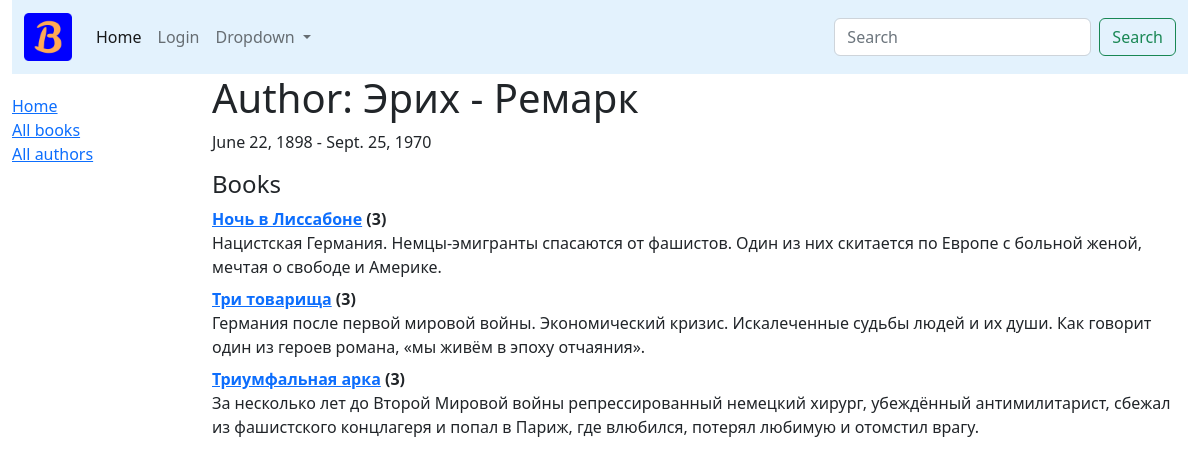
The page /author/6/ on the database its author committed.
### catalogue/models.py (models this page shows, shortened)
class Author(models.Model):
    first_name = models.CharField(max_length=50)
    last_name = models.CharField(max_length=50)
    date_of_birth = models.DateField(null=True, blank=True)
    date_of_death = models.DateField('Died', null=True, blank=True)
    class Meta:
        ordering = ['last_name', 'first_name']
    def __str__(self):
        return f'{self.first_name} - {self.last_name}'

class Book(models.Model):
    title = models.CharField(max_length=100)
    author = models.ForeignKey('Author', on_delete=models.SET_NULL, null=True)
    summary = models.TextField(max_length=250, help_text='Brief Description')
    isbn = models.CharField('ISBN', max_length=13, help_text='13 characters long')
    genre = models.ManyToManyField(Genre, help_text='select a Genre')
    language = models.ForeignKey('Language', on_delete=models.SET_NULL, null=True)
    class Meta:
        ordering = ['title']
    def __str__(self):
        return self.title
    def display_genre(self):
        return ', '.join([genre.name for genre in self.genre.all()[:3]])
    display_genre.short_description = 'Genre'

### catalogue/views.py (the view)
# urls.py: path('author/<int:pk>/', views.AuthorDetailView.as_view(), name='author-detail'),
class AuthorDetailView(DetailView):
    model = Author

### templates/catalogue/author_detail.html (shortened to what this page needs)
{% extends '_base.html' %}
{% block content %}
<h1>Author: {{ author }}</h1>
<p>{{ author.date_of_birth }} - {% if author.date_of_death %}
                                    {{ author.date_of_death }}
                                {% endif %}
</p>
<div class="mx-20, mt-20">
    <h4>Books</h4>
    <dl>
        {% for book in author.book_set.all %}
            <dt>
                <a href="{% url 'catalogue:book-detail' book.pk %}">{{ book }}</a> ({{ book.instance.count }})
                <dd>{{ book.summary }}</dd>
            </dt>
        {% endfor %}
    </dl>
</div>
{% endblock content %}

### rows shown on the page
Author: first_name+last_name "Эрих - Ремарк", date_of_birth "June 22, 1898", date_of_death "Sept. 25, 1970"
Book: title "Ночь в Лиссабоне", instance.count "3", summary "Нацистская Германия. Немцы-эмигранты спасаются от фашистов. Один из них скитается по Европе с больной женой, мечтая о свободе и Америке."
Book: title "Три товарища", instance.count "3", summary "Германия после первой мировой войны. Экономический кризис. Искалеченные судьбы людей и их души. Как говорит один из героев романа, «мы живём в эпоху отчаяния»."
Book: title "Триумфальная арка", instance.count "3", summary "За несколько лет до Второй Мировой войны репресси­рованный немецкий хирург, убеждённый антимилитарист, сбежал из фашистского концлагеря и попал в Париж, где влюбился, потерял любимую и отомстил врагу."
